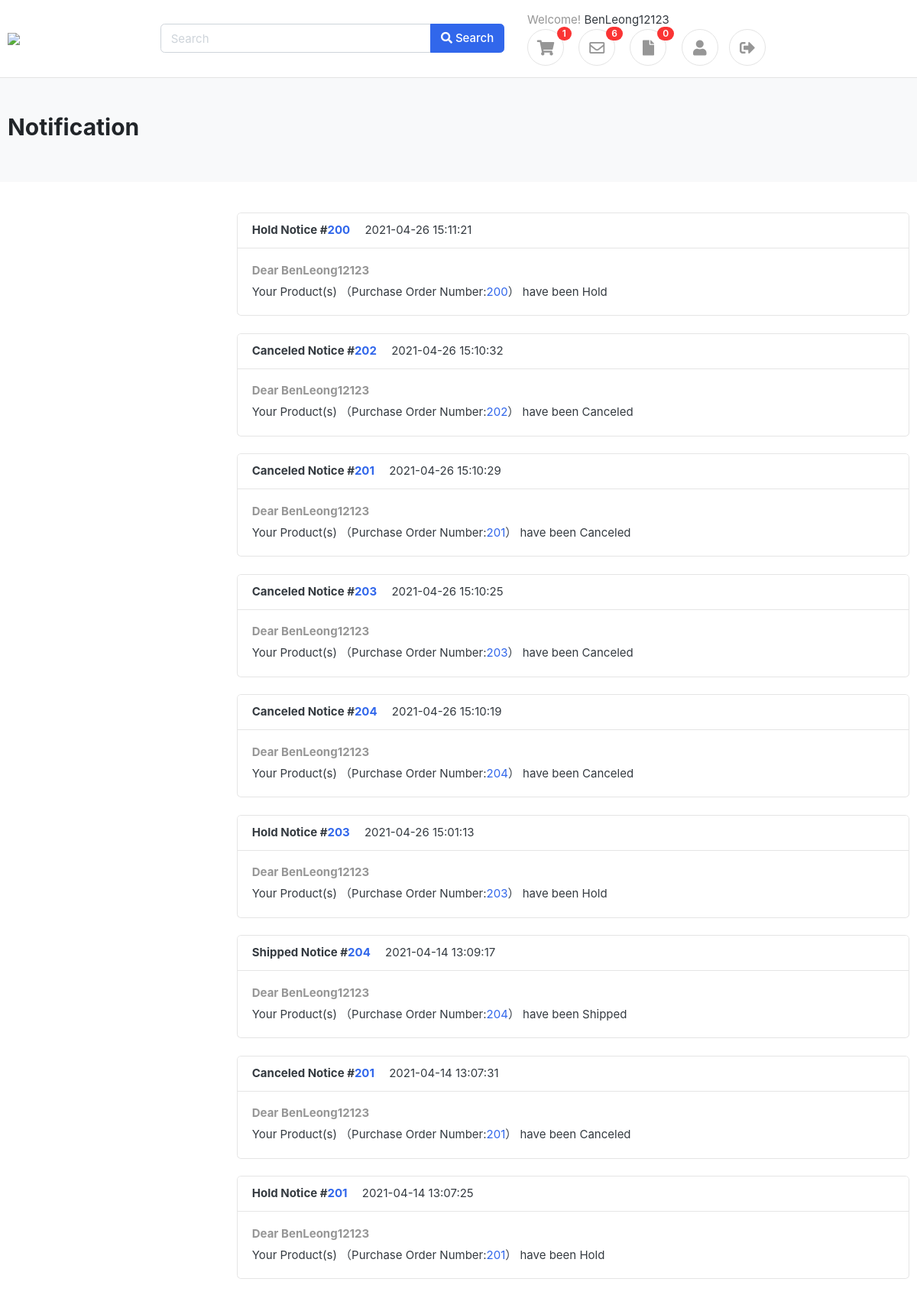
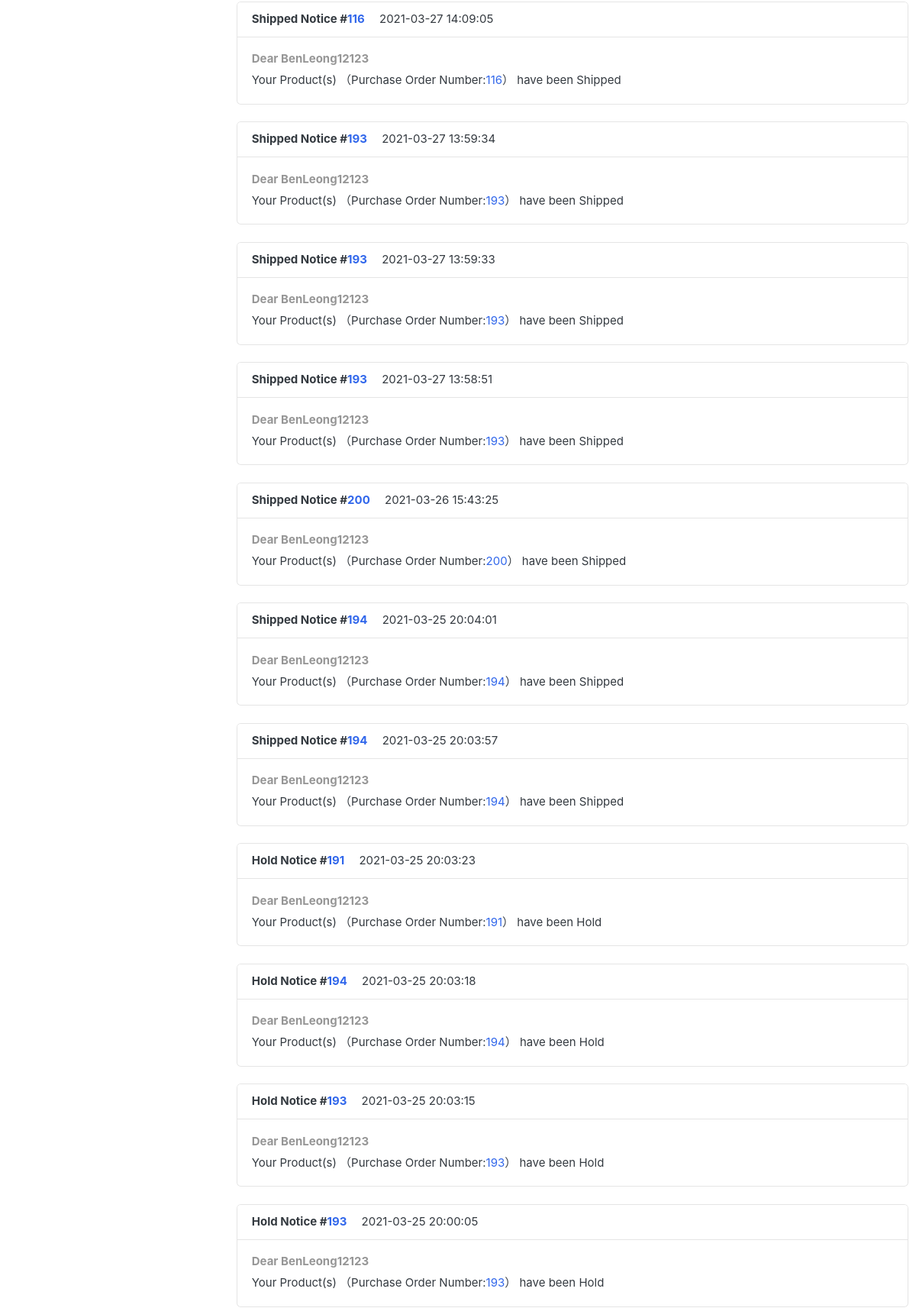
Screenshot of /Website/nofinication.php (signed in, upper part) with the database file from the repository (2 pictures, top to bottom).
### tables this page shows
CREATE TABLE `notification` (
  `n_id` int(8) NOT NULL,
  `u_id` int(8) NOT NULL,
  `PNo` int(8) NOT NULL,
  `status` int(1) NOT NULL,
  `time` datetime NOT NULL,
  `isRead` tinyint(1) NOT NULL
);

### Website/nofinication.php (the view, shortened to what this page needs)
<!DOCTYPE HTML>
<?php
include 'functionset.php';
$name = getsession("name");
$u_id = getsession("u_id");
$searching  = getelement("searching");
$conn = connection();
?>
<html lang="en">
<head>
<link href="css/bootstrap.css" rel="stylesheet" type="text/css"/>
<link href="fonts/fontawesome/css/all.min.css" type="text/css" rel="stylesheet">
<link href="plugins/fancybox/fancybox.min.css" type="text/css" rel="stylesheet">
<link href="css/ui.css" rel="stylesheet" type="text/css"/>
<link href="css/responsive.css" rel="stylesheet" media="only screen and (max-width: 1200px)" />
</head>
<body>
<header class="section-header">
<section class="header-main border-bottom">
	<div class="container">
<div class="row align-items-center">
	<div class="col-lg-2 col-4">
		<a href="index.php" class="brand-wrap">
			<img class="logo" src="images/logo.png">
		</a>
	</div>
	<div class="col-lg-6 col-sm-12">
			<div class="input-group" style="width: 450px;">
			    <input type="text"  class="form-control" <?php if($searching==""){echo 'placeholder="Search"';} else{echo 'value="'.$searching.'"';}?>  id="myTextBox" name="searching" >
			    <div class="input-group-append">
			      <button class="btn btn-primary" onClick="search()">
			        <i class="fa fa-search"></i> Search
			      </button>
			    </div>
		    </div>
	</div>
    <div class="col-lg-4 col-sm-4 col-15" style="width: 500px;">
     <div class="widgets-wrap float-md-right" style="width: 500px;">
			</div>
		</div>
	</div>
</div>
</section>
</header>
<section class="section-pagetop bg">
<div class="container">
	<h2 class="title-page">Notification</h2>
</div>
</section>
<?php
$sql = 'SELECT * FROM notification where u_id ="'.$u_id.'" ORDER BY time DESC';
$result = $conn->query($sql);
    ?>
<section class="section-content padding-y">
<div class="container">
<div class="row">
	<aside class="col-md-3">
	</aside>
	<main class="col-md-9">
        <?php
        if($result->num_rows > 0){
            while($row =$result->fetch_assoc()){
                if($row["status"]==2){$status ="Shipped";}
                if($row["status"]==3){$status ="Canceled";}
                if($row["status"]==4){$status ="Hold";}
                echo '<article class="card mb-4">
		      <header class="card-header">
			<strong class="d-inline-block mr-3">'.$status.' Notice #<a href="purchaseddetailpage.php?PNo='.$row["PNo"].'">'.$row["PNo"].'</a></strong>
			<span>'.$row["time"].'</span>
		</header>
		<div class="card-body">
			<div class="row">
				<div class="col-md-8">
					<h6 class="text-muted">Dear '.$name.'</h6>
					<p>Your Product(s) （Purchase Order Number:<a href="purchaseddetailpage.php?PNo='.$row["PNo"].'">'.$row["PNo"].'</a>）  have been '.$status.'
			 		</p>
				</div>
			</div>
		</div>
		</article>';
            }
        }
        ?>
	</main>
</div>
</div>
</section>

### Website/css/ui.css (style rules this page uses)
html { font-family: "Inter", sans-serif; font-size: 15px; }
.padding-y { padding-top: 40px; padding-bottom: 40px; }
article:after, .form-group:after { display: block; clear: both; content: ""; }
.bg { background-color: #f8f9fa; }
.title-page { color: #212529; }
p:last-child { margin-bottom: 0; }
.header-main { position: relative; padding-top: 1rem; padding-bottom: 1rem; }
.brand-wrap .logo, .navbar-brand .logo { margin-right: 7px; max-height: 42px; display: inline-block; }
.section-pagetop { padding: 45px 0; }

### rows the page displays
notification: status "Hold", PNo "200", time "2021-04-26 15:11:21"
notification: status "Canceled", PNo "202", time "2021-04-26 15:10:32"
notification: status "Canceled", PNo "201", time "2021-04-26 15:10:29"
notification: status "Canceled", PNo "203", time "2021-04-26 15:10:25"
notification: status "Canceled", PNo "204", time "2021-04-26 15:10:19"
notification: status "Hold", PNo "203", time "2021-04-26 15:01:13"
notification: status "Shipped", PNo "204", time "2021-04-14 13:09:17"
notification: status "Canceled", PNo "201", time "2021-04-14 13:07:31"
notification: status "Hold", PNo "201", time "2021-04-14 13:07:25"
notification: status "Shipped", PNo "116", time "2021-03-27 14:09:05"
notification: status "Shipped", PNo "193", time "2021-03-27 13:59:34"
notification: status "Shipped", PNo "193", time "2021-03-27 13:59:33"
notification: status "Shipped", PNo "193", time "2021-03-27 13:58:51"
notification: status "Shipped", PNo "200", time "2021-03-26 15:43:25"
notification: status "Shipped", PNo "194", time "2021-03-25 20:04:01"
notification: status "Shipped", PNo "194", time "2021-03-25 20:03:57"
notification: status "Hold", PNo "191", time "2021-03-25 20:03:23"
notification: status "Hold", PNo "194", time "2021-03-25 20:03:18"
notification: status "Hold", PNo "193", time "2021-03-25 20:03:15"
notification: status "Hold", PNo "193", time "2021-03-25 20:00:05"

### other values shown
$name "BenLeong12123"
$item "1"
$noti "6"
$o_item "0"
